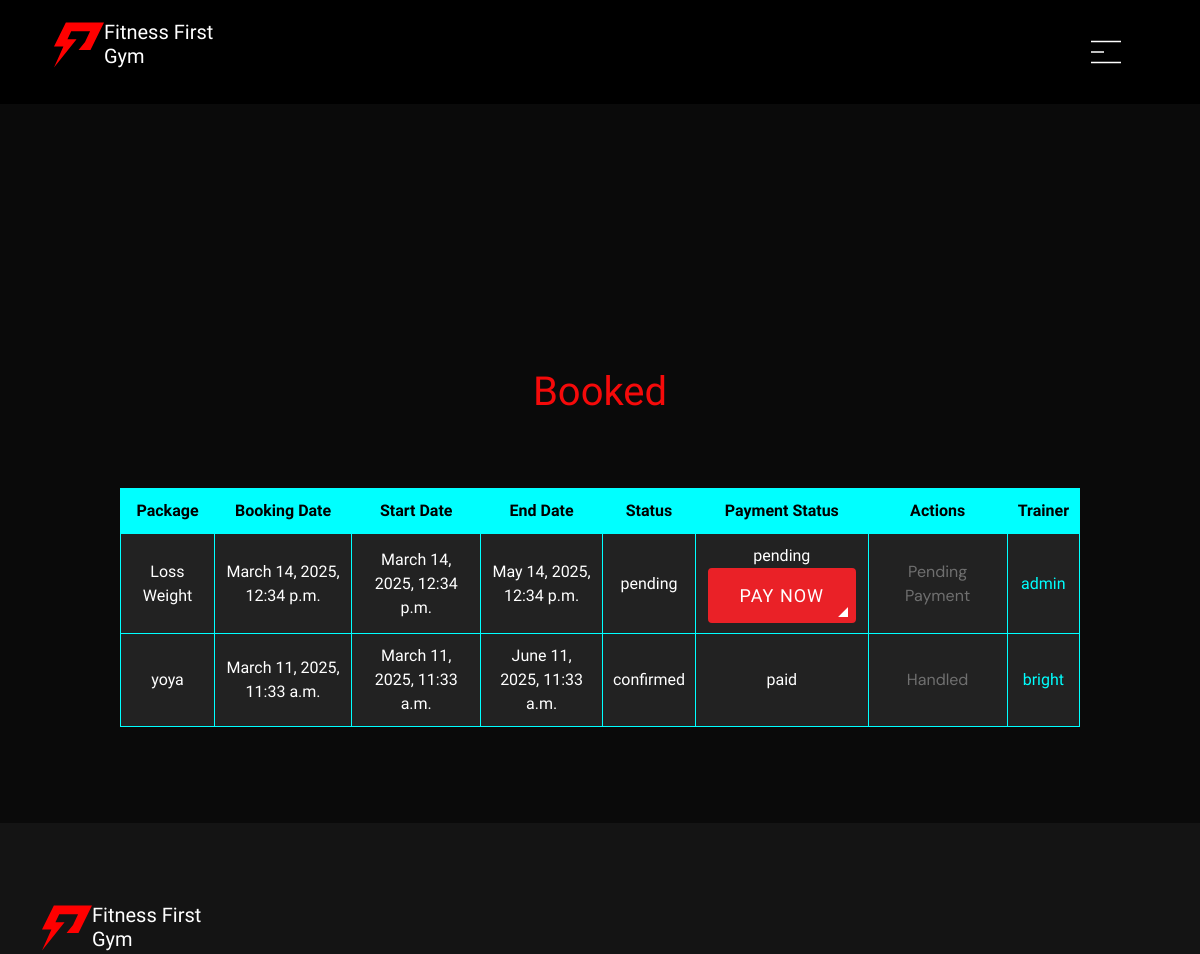
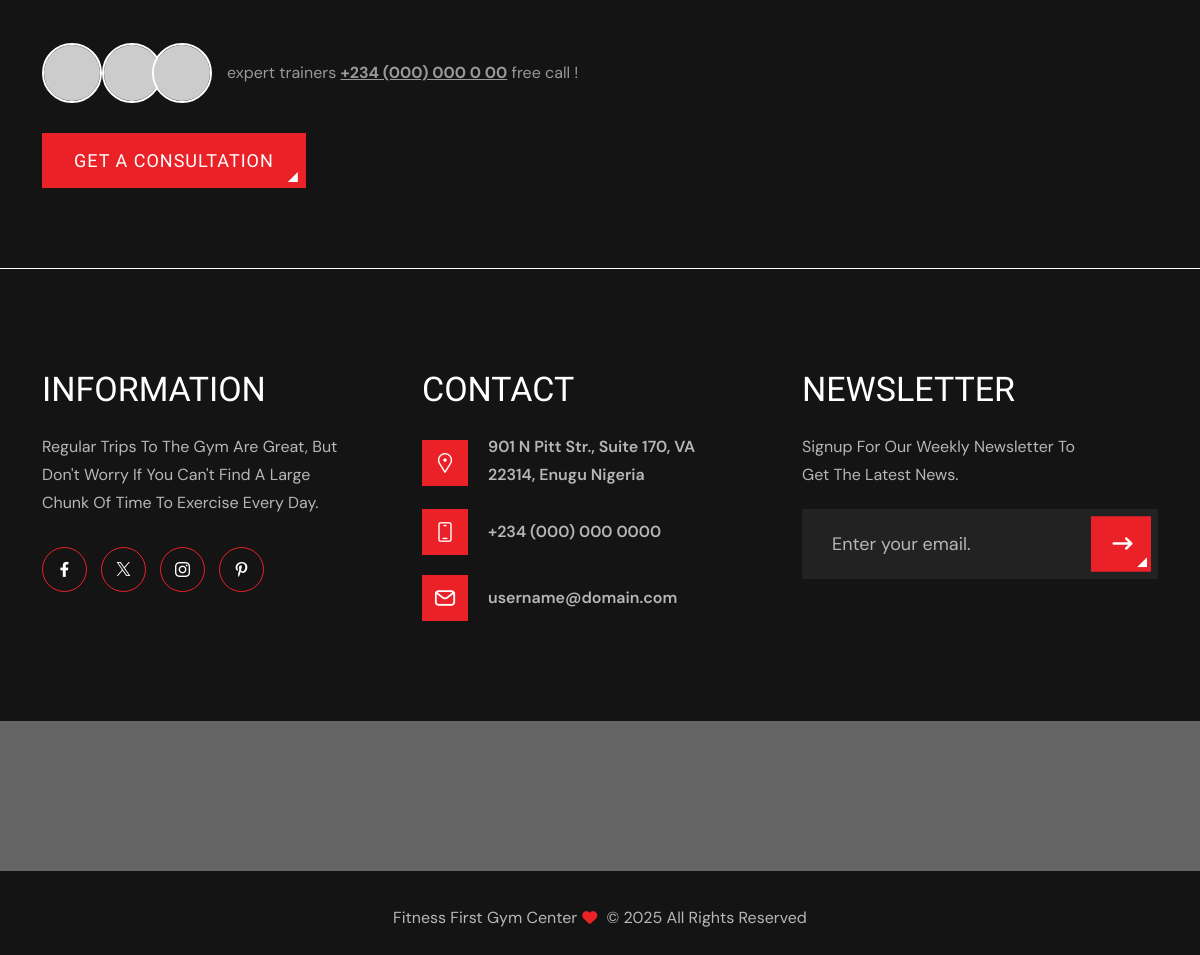
The app's page /my_bookings/ (signed in) with its own data (2 pictures, top to bottom).
### Main/models.py (models this page shows, shortened)
class Booking(models.Model):
    user = models.ForeignKey(CustomUser, on_delete=models.CASCADE)
    package = models.ForeignKey(Package, on_delete=models.CASCADE)
    booking_date = models.DateTimeField(default=now)
    start_date = models.DateTimeField()
    end_date = models.DateTimeField(blank=True, null=True)  # Auto-calculated later
    status = models.CharField(
        max_length=50,
        choices=[('pending', 'Pending'), ('confirmed', 'Confirmed'), ('cancelled', 'Cancelled')],
        default='pending'
    )
    payment_status = models.CharField(
        max_length=50,
        choices=[('pending', 'Pending'), ('paid', 'Paid')],
        default='pending'
    )

class Package(models.Model):
    category = models.ForeignKey(Category, on_delete=models.CASCADE)
    package_type = models.ForeignKey(PackageType, on_delete=models.CASCADE)
    name = models.CharField(max_length=255)
    trainer = models.ForeignKey('Trainer', on_delete=models.CASCADE, related_name='packages', null=True, blank=True)
    price = models.DecimalField(max_digits=10, decimal_places=2)
    duration = models.PositiveIntegerField()
    description = models.TextField()
    available = models.BooleanField(default=True)

class Trainer(models.Model):
    EXPERTISE_CHOICES = [
        ('general_fitness', 'General Fitness'),
        ('yoga', 'Yoga'),
        ('strength_training', 'Strength Training'),
        ('cardio', 'Cardio'),
        ('nutrition', 'Nutrition'),
        ('pilates', 'Pilates'),
        ('crossfit', 'CrossFit'),
        ('bodybuilding', 'Bodybuilding'),
        ('martial_arts', 'Martial Arts'),
    ]
    user = models.OneToOneField(settings.AUTH_USER_MODEL, on_delete=models.CASCADE, null=True, related_name="trainer")
    expertise = models.CharField(max_length=50, choices=EXPERTISE_CHOICES, default='general_fitness')
    bio = models.TextField()
    instagram_handle = models.CharField(max_length=255, blank=True, null=True)
    facebook_handle = models.CharField(max_length=255, blank=True, null=True)
    linkedin_handle = models.CharField(max_length=255, blank=True, null=True)
    X_handle = models.CharField(max_length=255, blank=True, null=True)
    available_days = models.JSONField(default=list)  # Example: ["Monday", "Wednesday", "Friday"]
    max_bookings_per_day = models.PositiveIntegerField(default=5)

class CustomUser(AbstractBaseUser, PermissionsMixin):
    email = models.EmailField(unique=True)
    username = models.CharField(max_length=255)
    full_name = models.CharField(max_length=255, blank=True, null=True, default="User")
    profile_photo = models.ImageField(upload_to='profile_photos/', blank=True, null=True, default="profile_photos/default.jpg")
    is_active = models.BooleanField(default=True)
    is_staff = models.BooleanField(default=False)
    is_superuser = models.BooleanField(default=False)
    date_joined = models.DateTimeField(auto_now_add=True)
    is_admin = models.BooleanField(default=False)
    objects = CustomUserManager()
    USERNAME_FIELD = 'email'
    REQUIRED_FIELDS = ['username']

### Main/views.py (the view)
# urls.py: path('my_bookings/', views.my_bookings, name='my_bookings'),
@login_required
def my_bookings(request):
    bookings = Booking.objects.filter(user=request.user).order_by('-booking_date')
    return render(request, 'Main/my_bookings.html', {'bookings': bookings})

### Main/templates/main/my_bookings.html (shortened to what this page needs)
{% extends 'base.html' %}
{% block content %}
{% load static %}
<br>
<br>
<br>
<br>
<br>
<br>
<br>
<br>
<div class=" ">
    <div class="row d-flex-all justify-content-center ">
        <div class="col-12">
            <br>
            <br>
            <br>
            <h1> Booked </h1>
            <br>
            <br>
            <br>
            {% if bookings %}
            <table class="table-control">
                <tr>
                    <th>Package</th>
                    <th>Booking Date</th>
                    <th>Start Date</th>
                    <th>End Date</th>
                    <th>Status</th>
                    <th>Payment Status</th>
                    <th>Actions</th>
                    <th>Trainer</th>
                </tr>
                {% for booking in bookings %}
                <tr>
                    <td>{{ booking.package.name }}</td>
                    <td>{{ booking.booking_date }}</td>
                    <td>{{ booking.start_date }}</td>
                    <td>{{ booking.end_date }}</td>
                    <td>{{ booking.status }}</td>
                    {% if booking.payment_status == "pending" %}
                    <td>{{ booking.payment_status }} <a href="{% url 'initialize_payment' booking.id %}"
                            class="btn theme-btn">Pay
                            Now</a></td>
                    {% else %}
                    <td>{{ booking.payment_status }} </td>
                    {% endif %}
                    <td>
                        {% if booking.payment_status == "pending" %}
                        <p class="btn disabled">Pending Payment</p>
                        {% elif booking.status == "pending" %}
                        <a href="{% url 'approve_booking' booking.id %}" class="btn approve">Approve</a>
                        <a href="{% url 'reject_booking' booking.id %}" class="btn reject">Reject</a>
                        {% else %}
                        <p class="btn disabled">Handled</p>
                        {% endif %}
                    </td>
                    <td>
                        <a href="{% url 'trainer_profile' booking.package.trainer_id %}">
                            {{ booking.package.trainer.user.username }}
                        </a>
                    </td>
                </tr>
                {% endfor %}
            </table>
            <br>
            <br>
            <br>
            <br>
            {% else %}
            <p class="center">You have no bookings yet.</p>
            {% endif %}
        </div>
    </div>
</div>
{% endblock %}

### static/css/style-dark.css (style rules this page uses)
body.light-d section.gap.no-top.about-style-one, body.light-d .team-style-two, body.light-d .blog-style-three, body.light-d .about-first, body.light-d .about-key-benefits, body.light-d .cart, body.light-d .checkout.detail-page, body.light-d .contact-form-2, body.light-d .about-style-one, body.light-d .no-top.core-values, body.light-d .innovation, body.light-d .history.detail-page, body.light-d .login-register, body.light-d .detail-page, body.light-d .project-detail-slider, body.light-d .construction-services, body.light-d .service-style-one, body.light-d { background-color: #0a0a0a; z-index: 0; }
body.light-d .about-style-one .about-data-right span, body.light-d p, body.light-d .about-style-one .about-data-right .about-info h3, body.light-d .about-style-one .about-data-right .about-info h4, body.light-d .about-style-one .about-data-right .about-info h4, body.light-d .heading span, body.light-d .heading-style-2 .data span, body.light-d .estimated-price .est-form label, body.light-d .contact-us .c-cards .card .details > span, body.light-d .certificates .data span, body.light-d .shop-style-one .product h3 a, body.light-d .project-completed .proj-data .loc-date > div span:last-child, body.light-d .blog-style-three .blog-posts h3 a, body.light-d .blog-style-three .blog-posts .date, body.light-d .about-first .who-we-are h3, body.light-d .about-first .who-we-are ul li, body.light-d .blog-style-one .blog-post .blog-author .details h3, body.light-d .c-circle li, body.light-d .category p a, body.light-d .category.social-medias ul li a, body.light-d .blog-detail.detail-page .comment .c-data p, body.light-d .comment .c-data span, body.light-d .cart .cart-table .c-c .c-data h2 a, body.light-d .billing .nice-select, body.light-d .billing input::placeholder, body.light-d .billing select::placeholder, body.light-d .checkout .billing input::placeholder, body.light-d .checkout .billing .nice-select::placeholder, body.light-d .checkout .order-note textarea::placeholder, body.light-d .checkout .billing input, body.light-d .innovation ul li p, body.light-d .innovation ul li i, body.light-d .box form .remember label, body.light-d .pd-quality span, body.light-d .pd-cat-tags ul li ul.pd-cat li a, body.light-d .pd-cat-tags ul li ul.pd-tag li a, body.light-d .pd-cat-tags ul li ul.pd-sku li a, body.light-d .pd-cat-tags ul li ul.pd-sku li, body.light-d .sm-circle li, body.light-d .detail-page .include li, body.light-d .construction-services .services-nav ul li button.nav-link, body.light-d .team-detail .team-data .t-contact span, body.light-d .team-detail .fav-project .f-p-box .f-p-contact li span, body.light-d .team-detail .fav-project .f-p-box .f-p-contact li p, body.light-d .client-review-slider .slider-data p, body.light-d .client-review-slider .slider-data .bio .details h3, body.light-d .client-review-slider .slider-data .bio .details p, body.light-d .client-review-style-one .head-review span, body.light-d .project-completed .proj-data h3, body.light-d .client-review-style-one .head-review span, body.light-d .heading span, body.light-d .heading-style-2, body.light-d .data span, .making-people ul li, div#countdown ul li, .together span,.service-detail-first .who-we-are ul { color: #999; }

### Main/templates/main/my_bookings.html (style rules this page uses)
body { color: white; }
h1 { text-align: center; color: rgb(245, 10, 10); }
table { width: 80%; margin: auto; border-collapse: collapse; background-color: #222; }
th, td { padding: 10px; border: 1px solid aqua; text-align: center; }
th { background-color: aqua; color: black; }
a { color: aqua; text-decoration: none; }

### records on screen
Booking: package.name "Loss Weight", booking_date "March 14, 2025, 12:34 p.m.", start_date "March 14, 2025, 12:34 p.m.", end_date "May 14, 2025, 12:34 p.m.", status "pending", payment_status "pending", shows "Pending Payment", package.trainer.user.username "admin"
Booking: package.name "yoya", booking_date "March 11, 2025, 11:33 a.m.", start_date "March 11, 2025, 11:33 a.m.", end_date "June 11, 2025, 11:33 a.m.", status "confirmed", payment_status "paid", shows "Handled", package.trainer.user.username "bright"
